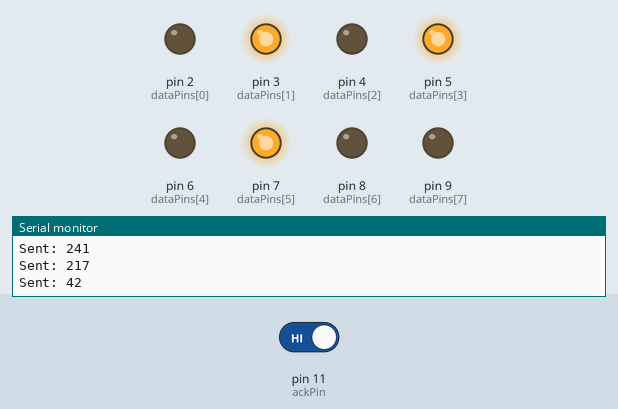
This sketch was run on a simulated Arduino Uno, built with avr-gcc and run on an emulated ATmega328P. Shown: output pins drawn as LEDs (lit = HIGH), the last lines printed to the serial monitor. The test bench sets the inputs (shaded band); at power-on: pin 11 (ackPin) HIGH. Random numbers use the default seed unless the sketch sets one; pins used as bus, display or sensor lines are not drawn.

Above: at 1.8 s.
1.9 s: pin 11 (ackPin) driven LOW
At 2.5 s:
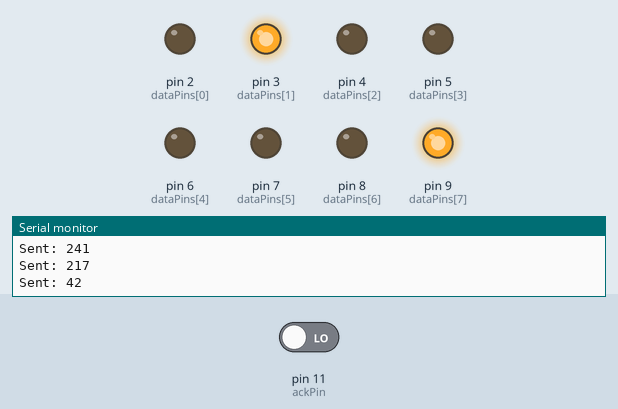
3.5 s: pin 11 (ackPin) driven HIGH
At 4.4 s:
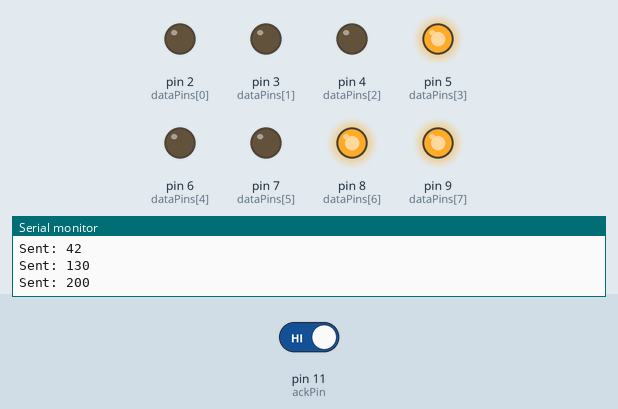
At 4.9 s:
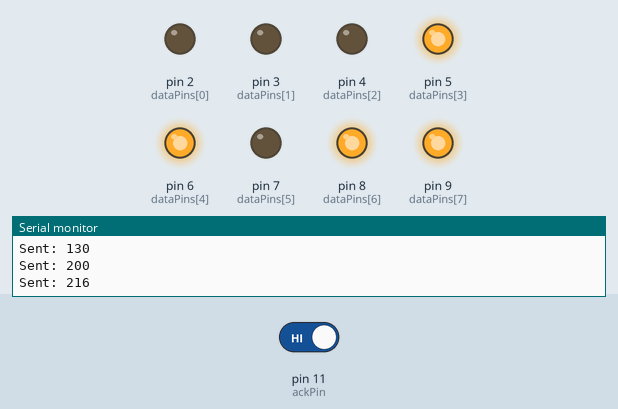
Timing chart, 0 to 23.5 s (numbered marks = the images above; inputs shaded):
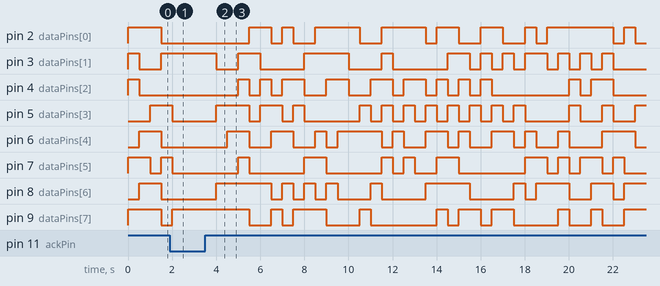

The sketch:

37_Parallel_Com_UNO_ESP32.ino
```cpp
#define DATA_PINS 8
int dataPins[DATA_PINS] = {2,3,4,5,6,7,8,9}; // D2-D9 as data bus
int strobePin = 10; // Signal to ESP32 that data is ready
int ackPin = 11;    // Acknowledge from ESP32

void setup() {
  Serial.begin(115200);

  // Set data pins as OUTPUT
  for(int i = 0; i < DATA_PINS; i++) pinMode(dataPins[i], OUTPUT);

  // Set control pins
  pinMode(strobePin, OUTPUT);
  pinMode(ackPin, INPUT);

  digitalWrite(strobePin, LOW); // Ensure strobe is LOW initially
}

void loop() {
  byte dataToSend = random(0, 256); // Example data, can be sensor value

  // Write data to data pins
  for(int i = 0; i < DATA_PINS; i++){
    digitalWrite(dataPins[i], (dataToSend >> i) & 1);
  }

  // Pulse strobe to notify ESP32
  digitalWrite(strobePin, HIGH);
  delayMicroseconds(10); // Short pulse
  digitalWrite(strobePin, LOW);

  // Wait for acknowledgment from ESP32
  while(digitalRead(ackPin) == LOW);

  Serial.print("Sent: "); Serial.println(dataToSend);

  delay(500); // Delay between sends
}
```

Measured:
- after the input at 3.5 s, pin 2 (dataPins[0]): LOW → HIGH after 2.0 s, → LOW 1.0 s later, → HIGH 0.50 s later, → LOW 0.50 s later, … (18 changes in this stretch); pin 3 (dataPins[1]): HIGH → LOW after 0.50 s, → HIGH 1.0 s later, → LOW 1.0 s later, → HIGH 2.0 s later, … (21 changes in this stretch)
